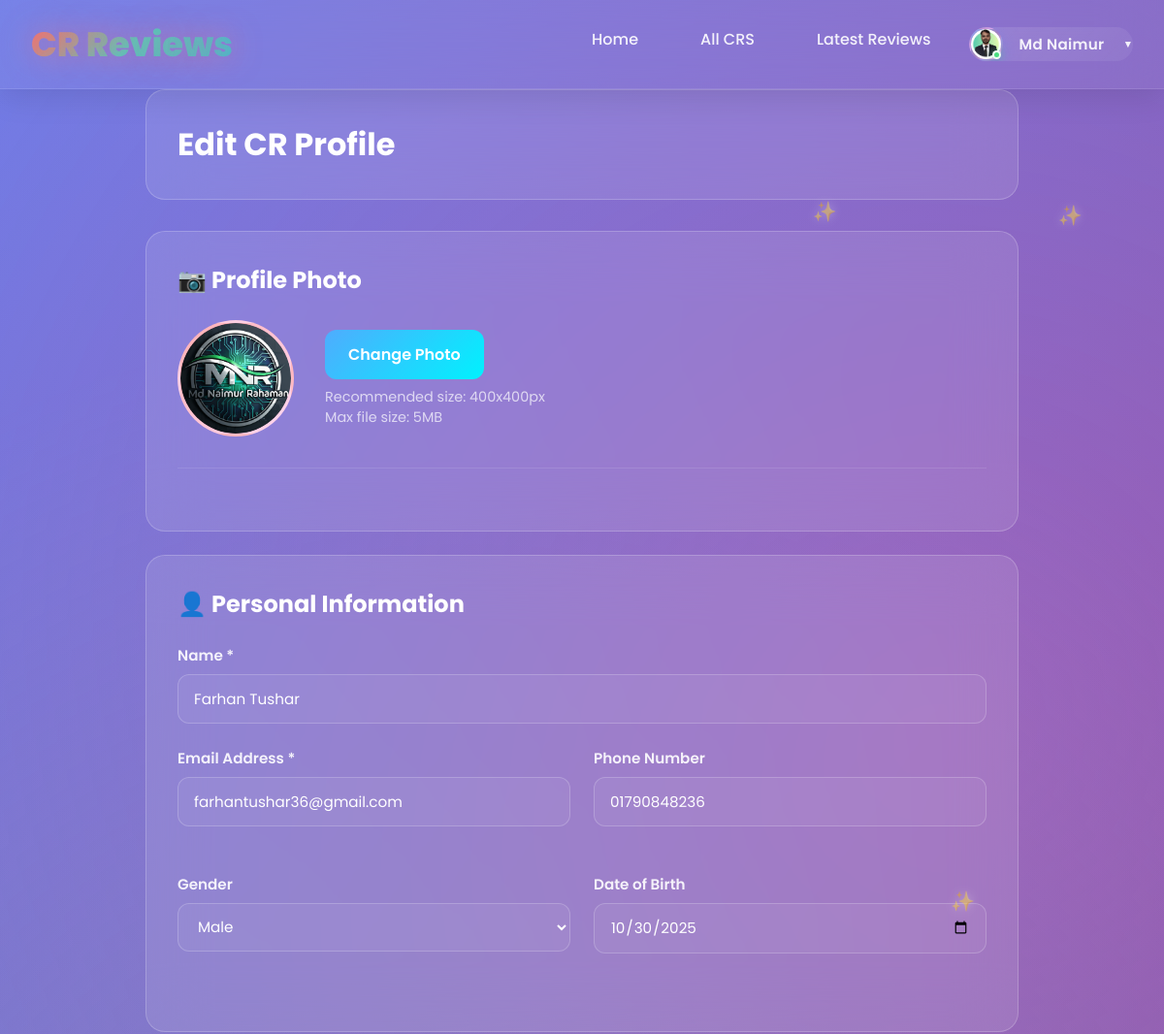
The page /edit_cr/farhan-tushar-f549ab/ (signed in, upper part) on the database as committed earlier.
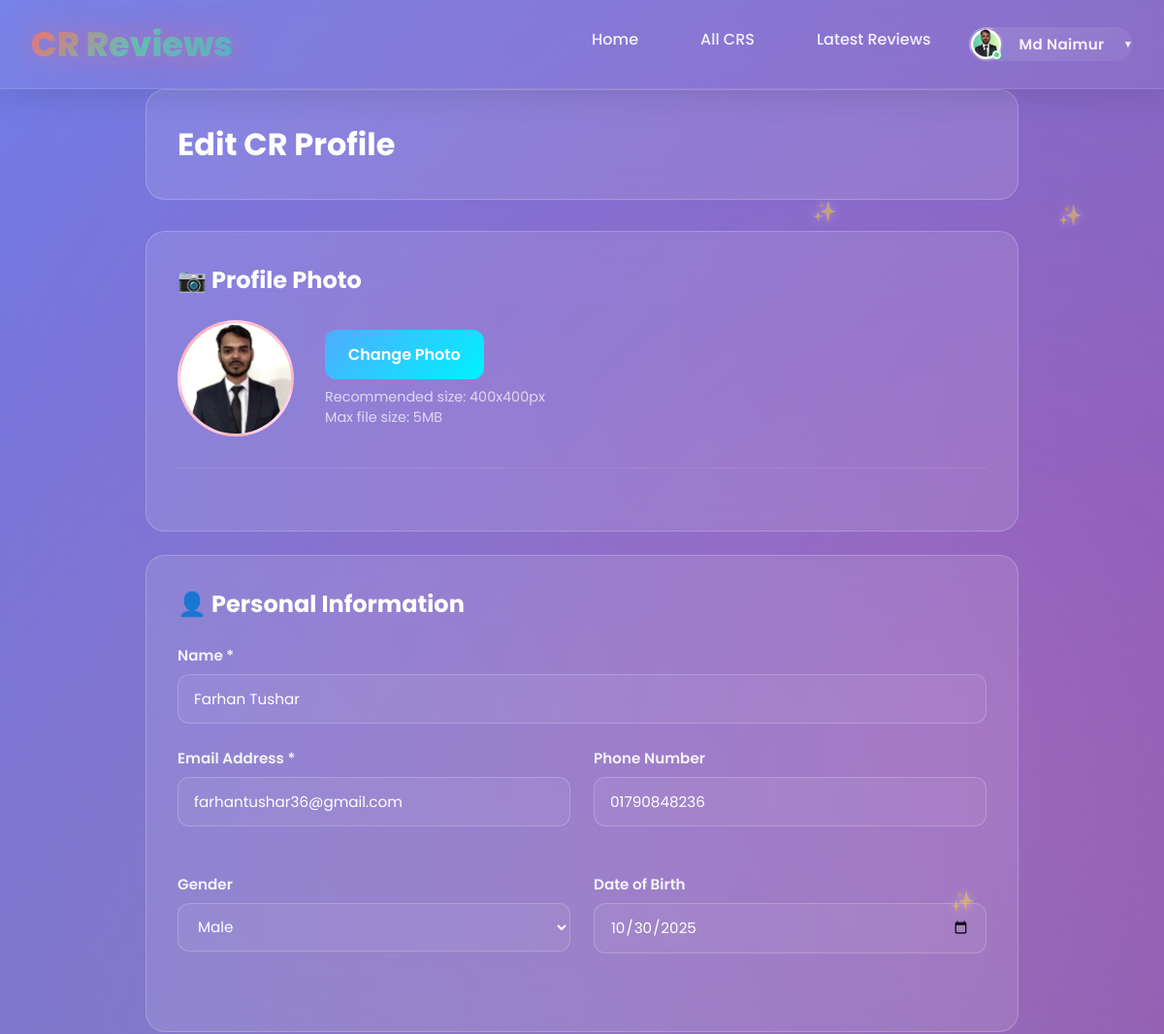
The same page on the database as committed later.
### cr/models.py (models this page shows, shortened)
class CrProfile(models.Model):
    user=models.OneToOneField('userprofile.User', on_delete=models.CASCADE,related_name='user_profile')
    university=models.ForeignKey(University, on_delete=models.CASCADE,related_name='university_crs')
    department=models.ForeignKey(Department, on_delete=models.CASCADE,related_name='department_crs')
    profile_picture = models.ImageField(upload_to='cr_profile_pictures/', blank=True, null=True)
    name = models.CharField(max_length=100)
    gender = models.CharField(choices=[('M', 'Male'), ('F', 'Female')], max_length=1)
    email = models.EmailField(blank=True, null=True)
    phone = models.CharField(max_length=30, blank=True, null=True)
    st_id = models.CharField(max_length=50, unique=True)
    batch = models.CharField(max_length=20)
    dept_batch = models.CharField(max_length=20 , blank=True, null=True)
    section = models.CharField(max_length=10)
    bio = models.TextField(blank=True, null=True)
    date_of_birth = models.DateField(blank=True, null=True)
    slug = models.SlugField(unique=True, blank=True)
    facebook_url = models.URLField(default='https://www.facebook.com/')
    instagram_url = models.URLField(default='https://www.instagram.com/')
    linkedin_url = models.URLField(default='https://www.linkedin.com/')
    created_at=models.DateTimeField(auto_now_add=True)
    updated_at=models.DateTimeField(auto_now=True)
    deleted_at=models.DateTimeField(auto_now=True,blank=True,null=True)

### cr/views.py (the view, shortened to what this page needs)
# urls.py: path('edit_cr/<str:slug>/',edit_cr_profile,name='edit_cr_profile'),
@login_required
def edit_cr_profile(request,slug):
    cr=get_object_or_404(CrProfile,slug=slug,user=request.user)
    university = University.objects.all()
    department = Department.objects.all()
    context={
        'cr':cr,
        'university':university,
        'department':department,
    }
    return render(request,'edit_cr_modal.html',context)

### templates/edit_cr_modal.html (shortened to what this page needs)
{% extends 'base.html' %}
{% load static %}
{% block content %}
<div class="container_edit">
   <div class="header">
      <h1 id="pageTitle">Edit CR Profile</h1>
   </div>
   <form method="POST" enctype="multipart/form-data">
      <div class="tab-content active">
         <div class="card_edit">
            <h2>📷 Profile Photo</h2>
            <div class="profile-photo-section_edit">
               <div class="profile-photo_edit">
                  {% if cr.profile_picture %}
                  <img src="{{ cr.profile_picture.url }}" alt="Profile"
                     style="width:100%; height:100%; object-fit:cover; border-radius:50%;">
                  {% else %}
                  A
                  {% endif %}
               </div>
               <div class="photo-upload_edit">
                  <label for="photoInput">Change Photo</label>
                  <div class="photo-info">
                     Recommended size: 400x400px<br>
                     Max file size: 5MB
                  </div>
               </div>
            </div>
         </div>
         <div class="card_edit">
            <h2>👤 Personal Information</h2>
            <div class="form-group">
                <label for="firstName">Name *</label>
                <input type="text" id="firstName" name="name" placeholder="Enter your name" value="{{ cr.name }}">
            </div>
            <div class="form-row">
               <div class="form-group">
                  <label for="email">Email Address *</label>
                  <input type="email" id="email" name="email" placeholder="your@email.com" value="{{ cr.email }}">
               </div>
               <div class="form-group">
                  <label for="phone">Phone Number</label>
                  <input type="tel" id="phone" name="phone" placeholder="+880 1XXX XXXXXX" value="{{ cr.phone }}">
               </div>
            </div>
            <div class="form-row">
               <div class="form-group">
                  <label for="gender">Gender</label>
                  <select id="gender" name="gender">
                     <option value="M" {% if cr.gender == 'M' %}selected{% endif %}>Male</option>
                  </select>
               </div>
               <div class="form-group">
                  <label for="dob">Date of Birth</label>
                  <input type="date" id="dob" name="date_of_birth" value="{{ cr.date_of_birth|date:'Y-m-d' }}">
               </div>
            </div>
         </div>
      </div>
   </form>
</div>
{% endblock %}

Rows that differ between the two databases and show on the page:
changed CrProfile "Farhan Tushar": profile_picture: a different picture
